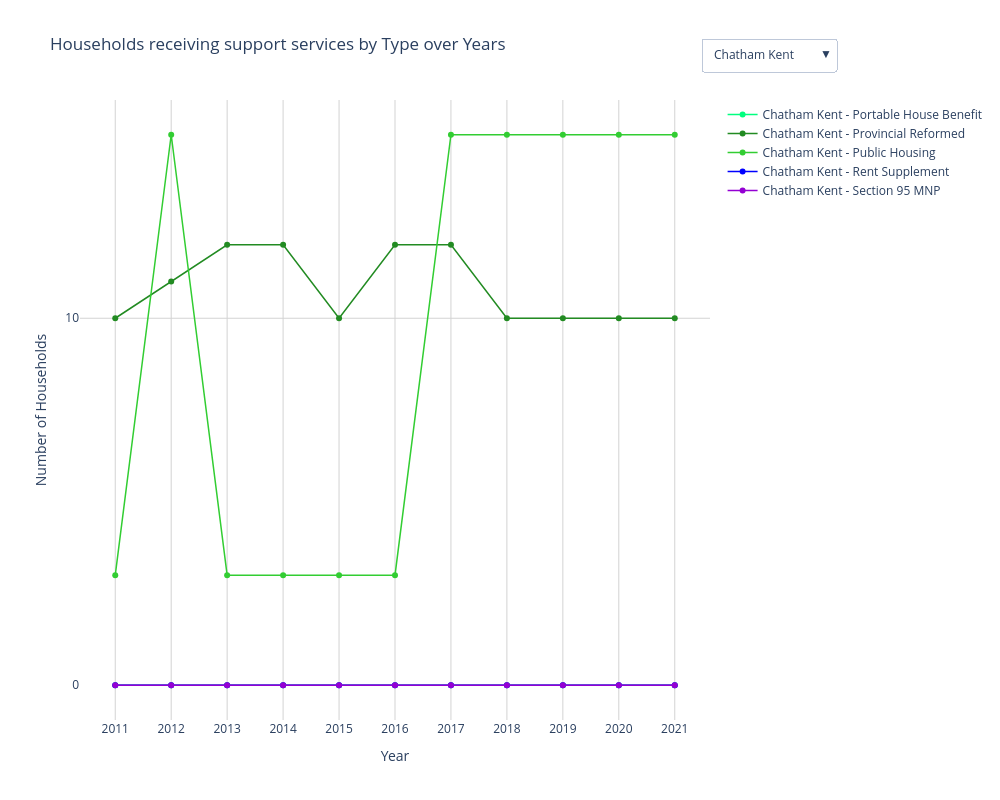

Write notebook code for a chart like this one.
### Code cell
service_level_standards_df['Type of Households'] = service_level_standards_df['Type of Households'].str.replace('\xa0', '')
type = service_level_standards_df['Type of Households'].unique()
color_map = {
    'Portable House Benefit': 'springgreen',
    'Provincial Reformed': '#228B22',  # Forest Green
    'Public Housing': 'limegreen',
    'Rent Supplement ': 'blue',
    'Section 95 MNP': 'darkviolet'
}

fig_high_need = go.Figure()
for city in service_level_standards_df['City'].unique():
    city_data = service_level_standards_df[service_level_standards_df['City'] == city]
    for household_type in type:
        household_data = city_data[city_data['Type of Households'] == household_type]
        if not household_data.empty:
            fig_high_need.add_trace(go.Scatter(
                x=household_data['Year'],
                y=household_data['Households receiving support services'],
                mode='lines+markers',
                name=f"{city} - {household_type}",
                line=dict(color=color_map[household_type], width=1.5),
                visible=(city == service_level_standards_df['City'].unique()[0])
            ))

visibility_settings = []
for city in service_level_standards_df['City'].unique():
    visibility = [trace.name.startswith(city) for trace in fig_high_need.data]
    visibility_settings.append(visibility)

fig_high_need.update_layout(
    title='Households receiving support services by Type over Years',
    xaxis_title='Year',
    yaxis_title='Number of Households',
    yaxis=dict(tickmode='linear', tick0=0, dtick=10, showgrid=True, gridcolor='lightgrey'),
    xaxis=dict(tickmode='linear', tick0=2010, dtick=1, showgrid=True, gridcolor='lightgrey'),
    plot_bgcolor='white',
    paper_bgcolor='white',
    width=1000,
    height=800,
    updatemenus=[
        {
            'buttons': [
                {
                    'label': city,
                    'method': 'update',
                    'args': [
                        {'visible': [trace.name.startswith(city) for trace in fig_high_need.data]},
                        {'title': f"Households receiving support services by Type over Years in {city}"}
                    ]
                } for city in service_level_standards_df['City'].unique()
            ],
            'direction': 'down',
            'showactive': True,
            'x': 1.2,
            'y': 1.1
        }
    ]
)
fig_high_need.show()

### Figure 1 — Plotly figure (JSON) as saved in the notebook; plotly's stock layout.template omitted (floating-point values rounded to 4 significant figures)
{"data": [{"line": {"color": "springgreen", "width": 1.5}, "mode": "lines+markers", "name": "Chatham Kent - Portable House Benefit", "type": "scatter", "visible": true, "x": [2011, 2012, 2013, 2014, 2015, 2016, 2017, 2018, 2019, 2020, 2021], "y": [0, 0, 0, 0, 0, 0, 0, 0, 0, 0, 0]}, {"line": {"color": "#228B22", "width": 1.5}, "mode": "lines+markers", "name": "Chatham Kent - Provincial Reformed", "type": "scatter", "visible": true, "x": [2011, 2012, 2013, 2014, 2015, 2016, 2017, 2018, 2019, 2020, 2021], "y": [10, 11, 12, 12, 10, 12, 12, 10, 10, 10, 10]}, {"line": {"color": "limegreen", "width": 1.5}, "mode": "lines+markers", "name": "Chatham Kent - Public Housing", "type": "scatter", "visible": true, "x": [2011, 2012, 2013, 2014, 2015, 2016, 2017, 2018, 2019, 2020, 2021], "y": [3, 15, 3, 3, 3, 3, 15, 15, 15, 15, 15]}, {"line": {"color": "blue", "width": 1.5}, "mode": "lines+markers", "name": "Chatham Kent - Rent Supplement ", "type": "scatter", "visible": true, "x": [2011, 2012, 2013, 2014, 2015, 2016, 2017, 2018, 2019, 2020, 2021], "y": [0, 0, 0, 0, 0, 0, 0, 0, 0, 0, 0]}, {"line": {"color": "darkviolet", "width": 1.5}, "mode": "lines+markers", "name": "Chatham Kent - Section 95 MNP", "type": "scatter", "visible": true, "x": [2011, 2012, 2013, 2014, 2015, 2016, 2017, 2018, 2019, 2020, 2021], "y": [0, 0, 0, 0, 0, 0, 0, 0, 0, 0, 0]}, {"line": {"color": "springgreen", "width": 1.5}, "mode": "lines+markers", "name": "Cornwall - Portable House Benefit", "type": "scatter", "visible": false, "x": [2011, 2012, 2013, 2014, 2015, 2016, 2017, 2018, 2019, 2020, 2021, 2022, 2023], "y": [0, 0, 0, 0, 0, 0, 0, 0, 0, 0, 0, 0, 0]}, {"line": {"color": "#228B22", "width": 1.5}, "mode": "lines+markers", "name": "Cornwall - Provincial Reformed", "type": "scatter", "visible": false, "x": [2011, 2012, 2013, 2014, 2015, 2016, 2017, 2018, 2019, 2020, 2021, 2022, 2023], "y": [23, 23, 24, 24, 24, 24, 24, 24, 19, 19, 19, 16, 18]}, {"line": {"color": "limegreen", "width": 1.5}, "mode": "lines+markers", "name": "Cornwall - Public Housing", "type": "scatter", "visible": false, "x": [2011, 2012, 2013, 2014, 2015, 2016, 2017, 2018, 2019, 2020, 2021, 2022, 2023], "y": [14, 14, 14, 14, 14, 14, 13, 14, 14, 14, 14, 14, 14]}, {"line": {"color": "blue", "width": 1.5}, "mode": "lines+markers", "name": "Cornwall - Rent Supplement ", "type": "scatter", "visible": false, "x": [2011, 2012, 2013, 2014, 2015, 2016, 2017, 2018, 2019, 2020, 2021, 2022, 2023], "y": [0, 0, 0, 0, 0, 0, 0, 0, 0, 0, 0, 0, 0]}, {"line": {"color": "darkviolet", "width": 1.5}, "mode": "lines+markers", "name": "Cornwall - Section 95 MNP", "type": "scatter", "visible": false, "x": [2011, 2012, 2013, 2014, 2015, 2016, 2017, 2018, 2019, 2020, 2021, 2022, 2023], "y": [0, 0, 0, 0, 0, 0, 0, 0, 0, 0, 0, 0, 0]}, {"line": {"color": "springgreen", "width": 1.5}, "mode": "lines+markers", "name": "Durham - Portable House Benefit", "type": "scatter", "visible": false, "x": [2012, 2013, 2014, 2015, 2016, 2017, 2018, 2019, 2020, 2021], "y": [0, 0, 0, 0, 0, 0, 0, 0, 0, 0]}, {"line": {"color": "#228B22", "width": 1.5}, "mode": "lines+markers", "name": "Durham - Provincial Reformed", "type": "scatter", "visible": false, "x": [2012, 2013, 2014, 2015, 2016, 2017, 2018, 2019, 2020, 2021], "y": [0, 0, 0, 0, 0, 0, 0, 0, 0, 0]}, {"line": {"color": "limegreen", "width": 1.5}, "mode": "lines+markers", "name": "Durham - Public Housing", "type": "scatter", "visible": false, "x": [2012, 2013, 2014, 2015, 2016, 2017, 2018, 2019, 2020, 2021], "y": [0, 0, 0, 0, 0, 0, 0, 0, 0, 0]}, {"line": {"color": "blue", "width": 1.5}, "mode": "lines+markers", "name": "Durham - Rent Supplement ", "type": "scatter", "visible": false, "x": [2012, 2013, 2014, 2015, 2016, 2017, 2018, 2019, 2020, 2021], "y": [0, 1802, 0, 0, 0, 0, 0, 0, 0, 0]}, {"line": {"color": "darkviolet", "width": 1.5}, "mode": "lines+markers", "name": "Durham - Section 95 MNP", "type": "scatter", "visible": false, "x": [2012, 2013, 2014, 2015, 2016, 2017, 2018, 2019, 2020, 2021], "y": [0, 0, 0, 0, 0, 0, 0, 0, 0, 0]}, {"line": {"color": "springgreen", "width": 1.5}, "mode": "lines+markers", "name": "Kingston - Portable House Benefit", "type": "scatter", "visible": false, "x": [2011, 2012, 2013, 2014, 2015, 2016, 2017, 2018, 2019, 2020, 2021], "y": [0, 0, 0, 0, 0, 0, 0, 0, 0, 0, 0]}, {"line": {"color": "#228B22", "width": 1.5}, "mode": "lines+markers", "name": "Kingston - Provincial Reformed", "type": "scatter", "visible": false, "x": [2011, 2012, 2013, 2014, 2015, 2016, 2017, 2018, 2019, 2020, 2021], "y": [92, 91, 92, 93, 89, 98, 96, 94, 95, 94, 92]}, {"line": {"color": "limegreen", "width": 1.5}, "mode": "lines+markers", "name": "Kingston - Public Housing", "type": "scatter", "visible": false, "x": [2011, 2012, 2013, 2014, 2015, 2016, 2017, 2018, 2019, 2020, 2021], "y": [0, 0, 0, 0, 0, 0, 0, 0, 0, 0, 0]}, {"line": {"color": "blue", "width": 1.5}, "mode": "lines+markers", "name": "Kingston - Rent Supplement ", "type": "scatter", "visible": false, "x": [2011, 2012, 2013, 2014, 2015, 2016, 2017, 2018, 2019, 2020, 2021], "y": [10, 10, 10, 10, 10, 11, 11, 11, 11, 8, 8]}, {"line": {"color": "darkviolet", "width": 1.5}, "mode": "lines+markers", "name": "Kingston - Section 95 MNP", "type": "scatter", "visible": false, "x": [2011, 2012, 2013, 2014, 2015, 2016, 2017, 2018, 2019, 2020, 2021], "y": [0, 0, 0, 0, 0, 0, 0, 0, 0, 0, 0]}, {"line": {"color": "springgreen", "width": 1.5}, "mode": "lines+markers", "name": "London - Portable House Benefit", "type": "scatter", "visible": false, "x": [2010, 2011, 2012, 2013, 2014, 2015, 2016, 2017, 2018, 2019, 2020, 2021], "y": [0, 0, 0, 0, 0, 0, 0, 0, 0, 0, 0, 0]}, {"line": {"color": "#228B22", "width": 1.5}, "mode": "lines+markers", "name": "London - Provincial Reformed", "type": "scatter", "visible": false, "x": [2010, 2011, 2012, 2013, 2014, 2015, 2016, 2017, 2018, 2019, 2020, 2021], "y": [84, 203, 53, 66, 103, 172, 151, 132, 126, 129, 160, 99]}, {"line": {"color": "limegreen", "width": 1.5}, "mode": "lines+markers", "name": "London - Public Housing", "type": "scatter", "visible": false, "x": [2010, 2011, 2012, 2013, 2014, 2015, 2016, 2017, 2018, 2019, 2020, 2021], "y": [12, 11, 8, 8, 8, 8, 9, 9, 0, 0, 0, 0]}, {"line": {"color": "blue", "width": 1.5}, "mode": "lines+markers", "name": "London - Rent Supplement ", "type": "scatter", "visible": false, "x": [2010, 2011, 2012, 2013, 2014, 2015, 2016, 2017, 2018, 2019, 2020, 2021], "y": [44, 47, 47, 48, 59, 68, 64, 64, 46, 24, 23, 24]}, {"line": {"color": "darkviolet", "width": 1.5}, "mode": "lines+markers", "name": "London - Section 95 MNP", "type": "scatter", "visible": false, "x": [2010, 2011, 2012, 2013, 2014, 2015, 2016, 2017, 2018, 2019, 2020, 2021], "y": [0, 0, 0, 0, 24, 25, 25, 17, 0, 0, 0, 0]}, {"line": {"color": "springgreen", "width": 1.5}, "mode": "lines+markers", "name": "Northumberland - Portable House Benefit", "type": "scatter", "visible": false, "x": [2011, 2012, 2013, 2014, 2015, 2016, 2017, 2018, 2019, 2020, 2021], "y": [0, 0, 0, 0, 0, 0, 0, 0, 0, 0, 0]}, {"line": {"color": "#228B22", "width": 1.5}, "mode": "lines+markers", "name": "Northumberland - Provincial Reformed", "type": "scatter", "visible": false, "x": [2011, 2012, 2013, 2014, 2015, 2016, 2017, 2018, 2019, 2020, 2021], "y": [0, 0, 0, 0, 0, 0, 0, 0, 0, 0, 0]}, {"line": {"color": "limegreen", "width": 1.5}, "mode": "lines+markers", "name": "Northumberland - Public Housing", "type": "scatter", "visible": false, "x": [2011, 2012, 2013, 2014, 2015, 2016, 2017, 2018, 2019, 2020, 2021], "y": [0, 0, 0, 0, 0, 0, 0, 0, 0, 0, 0]}, {"line": {"color": "blue", "width": 1.5}, "mode": "lines+markers", "name": "Northumberland - Rent Supplement ", "type": "scatter", "visible": false, "x": [2011, 2012, 2013, 2014, 2015, 2016, 2017, 2018, 2019, 2020, 2021], "y": [0, 0, 0, 0, 0, 0, 0, 0, 0, 0, 0]}, {"line": {"color": "darkviolet", "width": 1.5}, "mode": "lines+markers", "name": "Northumberland - Section 95 MNP", "type": "scatter", "visible": false, "x": [2011, 2012, 2013, 2014, 2015, 2016, 2017, 2018, 2019, 2020, 2021], "y": [0, 0, 0, 0, 0, 0, 0, 0, 0, 0, 1]}, {"line": {"color": "springgreen", "width": 1.5}, "mode": "lines+markers", "name": "Ottawa - Portable House Benefit", "type": "scatter", "visible": false, "x": [2011, 2012, 2013, 2014, 2015, 2016, 2017, 2018, 2019, 2020, 2021], "y": [0, 0, 0, 0, 0, 0, 0, 0, 0, 0, 0]}, {"line": {"color": "#228B22", "width": 1.5}, "mode": "lines+markers", "name": "Ottawa - Provincial Reformed", "type": "scatter", "visible": false, "x": [2011, 2012, 2013, 2014, 2015, 2016, 2017, 2018, 2019, 2020, 2021], "y": [376, 354, 146, 144, 138, 134, 140, 120, 151, 119, 169]}, {"line": {"color": "limegreen", "width": 1.5}, "mode": "lines+markers", "name": "Ottawa - Public Housing", "type": "scatter", "visible": false, "x": [2011, 2012, 2013, 2014, 2015, 2016, 2017, 2018, 2019, 2020, 2021], "y": [163, 176, 181, 187, 169, 156, 164, 150, 152, 151, 146]}, {"line": {"color": "blue", "width": 1.5}, "mode": "lines+markers", "name": "Ottawa - Rent Supplement ", "type": "scatter", "visible": false, "x": [2011, 2012, 2013, 2014, 2015, 2016, 2017, 2018, 2019, 2020, 2021], "y": [19, 73, 0, 0, 0, 0, 0, 2, 42, 36, 9]}, {"line": {"color": "darkviolet", "width": 1.5}, "mode": "lines+markers", "name": "Ottawa - Section 95 MNP", "type": "scatter", "visible": false, "x": [2011, 2012, 2013, 2014, 2015, 2016, 2017, 2018, 2019, 2020, 2021], "y": [11, 12, 12, 11, 11, 11, 11, 11, 8, 7, 6]}, {"line": {"color": "springgreen", "width": 1.5}, "mode": "lines+markers", "name": "Peterborough - Portable House Benefit", "type": "scatter", "visible": false, "x": [2017, 2018, 2019, 2020, 2021], "y": [0, 0, 0, 0, 0]}, {"line": {"color": "#228B22", "width": 1.5}, "mode": "lines+markers", "name": "Peterborough - Provincial Reformed", "type": "scatter", "visible": false, "x": [2017, 2018, 2019, 2020, 2021], "y": [28, 35, 19, 30, 30]}, {"line": {"color": "limegreen", "width": 1.5}, "mode": "lines+markers", "name": "Peterborough - Public Housing", "type": "scatter", "visible": false, "x": [2017, 2018, 2019, 2020, 2021], "y": [0, 0, 0, 0, 0]}, {"line": {"color": "blue", "width": 1.5}, "mode": "lines+markers", "name": "Peterborough - Rent Supplement ", "type": "scatter", "visible": false, "x": [2017, 2018, 2019, 2020, 2021], "y": [7, 0, 8, 0, 0]}, {"line": {"color": "darkviolet", "width": 1.5}, "mode": "lines+markers", "name": "Peterborough - Section 95 MNP", "type": "scatter", "visible": false, "x": [2017, 2018, 2019, 2020, 2021], "y": [0, 0, 0, 0, 0]}, {"line": {"color": "springgreen", "width": 1.5}, "mode": "lines+markers", "name": "Simcoe - Portable House Benefit", "type": "scatter", "visible": false, "x": [2011, 2012, 2013, 2014, 2015, 2016, 2017, 2018, 2019, 2020, 2021, 2022], "y": [0, 0, 0, 0, 0, 0, 0, 0, 0, 0, 0, 0]}, {"line": {"color": "#228B22", "width": 1.5}, "mode": "lines+markers", "name": "Simcoe - Provincial Reformed", "type": "scatter", "visible": false, "x": [2011, 2012, 2013, 2014, 2015, 2016, 2017, 2018, 2019, 2020, 2021, 2022], "y": [0, 0, 0, 0, 0, 0, 0, 0, 0, 0, 0, 0]}, {"line": {"color": "limegreen", "width": 1.5}, "mode": "lines+markers", "name": "Simcoe - Public Housing", "type": "scatter", "visible": false, "x": [2011, 2012, 2013, 2014, 2015, 2016, 2017, 2018, 2019, 2020, 2021, 2022], "y": [0, 0, 0, 0, 0, 0, 0, 0, 0, 0, 0, 0]}, {"line": {"color": "blue", "width": 1.5}, "mode": "lines+markers", "name": "Simcoe - Rent Supplement ", "type": "scatter", "visible": false, "x": [2011, 2012, 2013, 2014, 2015, 2016, 2017, 2018, 2019, 2020, 2021, 2022], "y": [0, 0, 0, 0, 0, 0, 0, 0, 0, 0, 0, 0]}, {"line": {"color": "darkviolet", "width": 1.5}, "mode": "lines+markers", "name": "Simcoe - Section 95 MNP", "type": "scatter", "visible": false, "x": [2011, 2012, 2013, 2014, 2015, 2016, 2017, 2018, 2019, 2020, 2021, 2022], "y": [0, 0, 0, 0, 0, 0, 0, 0, 0, 0, 0, 0]}, {"line": {"color": "springgreen", "width": 1.5}, "mode": "lines+markers", "name": "York - Portable House Benefit", "type": "scatter", "visible": false, "x": [2011, 2012, 2013, 2014, 2015, 2016, 2017, 2018, 2019, 2020, 2021], "y": [0, 0, 0, 0, 0, 0, 0, 0, 0, 0, 0]}, {"line": {"color": "#228B22", "width": 1.5}, "mode": "lines+markers", "name": "York - Provincial Reformed", "type": "scatter", "visible": false, "x": [2011, 2012, 2013, 2014, 2015, 2016, 2017, 2018, 2019, 2020, 2021], "y": [116, 120, 113, 113, 115, 118, 60, 60, 60, 72, 72]}, {"line": {"color": "limegreen", "width": 1.5}, "mode": "lines+markers", "name": "York - Public Housing", "type": "scatter", "visible": false, "x": [2011, 2012, 2013, 2014, 2015, 2016, 2017, 2018, 2019, 2020, 2021], "y": [0, 0, 0, 0, 0, 0, 0, 0, 0, 13, 13]}, {"line": {"color": "blue", "width": 1.5}, "mode": "lines+markers", "name": "York - Rent Supplement ", "type": "scatter", "visible": false, "x": [2011, 2012, 2013, 2014, 2015, 2016, 2017, 2018, 2019, 2020, 2021], "y": [3, 3, 3, 3, 3, 3, 1, 1, 1, 1, 1]}, {"line": {"color": "darkviolet", "width": 1.5}, "mode": "lines+markers", "name": "York - Section 95 MNP", "type": "scatter", "visible": false, "x": [2011, 2012, 2013, 2014, 2015, 2016, 2017, 2018, 2019, 2020, 2021], "y": [0, 0, 0, 0, 0, 0, 0, 0, 0, 0, 0]}], "layout": {"height": 800, "paper_bgcolor": "white", "plot_bgcolor": "white", "title": {"text": "Households receiving support services by Type over Years"}, "updatemenus": [{"buttons": [{"args": [{"visible": [true, true, true, true, true, false, false, false, false, false, false, false, false, false, false, false, false, false, false, false, false, false, false, false, false, false, false, false, false, false, false, false, false, false, false, false, false, false, false, false, false, false, false, false, false, false, false, false, false, false]}, {"title": "Households receiving support services by Type over Years in Chatham Kent"}], "label": "Chatham Kent", "method": "update"}, {"args": [{"visible": [false, false, false, false, false, true, true, true, true, true, false, false, false, false, false, false, false, false, false, false, false, false, false, false, false, false, false, false, false, false, false, false, false, false, false, false, false, false, false, false, false, false, false, false, false, false, false, false, false, false]}, {"title": "Households receiving support services by Type over Years in Cornwall"}], "label": "Cornwall", "method": "update"}, {"args": [{"visible": [false, false, false, false, false, false, false, false, false, false, true, true, true, true, true, false, false, false, false, false, false, false, false, false, false, false, false, false, false, false, false, false, false, false, false, false, false, false, false, false, false, false, false, false, false, false, false, false, false, false]}, {"title": "Households receiving support services by Type over Years in Durham"}], "label": "Durham", "method": "update"}, {"args": [{"visible": [false, false, false, false, false, false, false, false, false, false, false, false, false, false, false, true, true, true, true, true, false, false, false, false, false, false, false, false, false, false, false, false, false, false, false, false, false, false, false, false, false, false, false, false, false, false, false, false, false, false]}, {"title": "Households receiving support services by Type over Years in Kingston"}], "label": "Kingston", "method": "update"}, {"args": [{"visible": [false, false, false, false, false, false, false, false, false, false, false, false, false, false, false, false, false, false, false, false, true, true, true, true, true, false, false, false, false, false, false, false, false, false, false, false, false, false, false, false, false, false, false, false, false, false, false, false, false, false]}, {"title": "Households receiving support services by Type over Years in London"}], "label": "London", "method": "update"}, {"args": [{"visible": [false, false, false, false, false, false, false, false, false, false, false, false, false, false, false, false, false, false, false, false, false, false, false, false, false, true, true, true, true, true, false, false, false, false, false, false, false, false, false, false, false, false, false, false, false, false, false, false, false, false]}, {"title": "Households receiving support services by Type over Years in Northumberland"}], "label": "Northumberland", "method": "update"}, {"args": [{"visible": [false, false, false, false, false, false, false, false, false, false, false, false, false, false, false, false, false, false, false, false, false, false, false, false, false, false, false, false, false, false, true, true, true, true, true, false, false, false, false, false, false, false, false, false, false, false, false, false, false, false]}, {"title": "Households receiving support services by Type over Years in Ottawa"}], "label": "Ottawa", "method": "update"}, {"args": [{"visible": [false, false, false, false, false, false, false, false, false, false, false, false, false, false, false, false, false, false, false, false, false, false, false, false, false, false, false, false, false, false, false, false, false, false, false, true, true, true, true, true, false, false, false, false, false, false, false, false, false, false]}, {"title": "Households receiving support services by Type over Years in Peterborough"}], "label": "Peterborough", "method": "update"}, {"args": [{"visible": [false, false, false, false, false, false, false, false, false, false, false, false, false, false, false, false, false, false, false, false, false, false, false, false, false, false, false, false, false, false, false, false, false, false, false, false, false, false, false, false, true, true, true, true, true, false, false, false, false, false]}, {"title": "Households receiving support services by Type over Years in Simcoe"}], "label": "Simcoe", "method": "update"}, {"args": [{"visible": [false, false, false, false, false, false, false, false, false, false, false, false, false, false, false, false, false, false, false, false, false, false, false, false, false, false, false, false, false, false, false, false, false, false, false, false, false, false, false, false, false, false, false, false, false, true, true, true, true, true]}, {"title": "Households receiving support services by Type over Years in York"}], "label": "York", "method": "update"}], "direction": "down", "showactive": true, "x": 1.2, "y": 1.1}], "width": 1000, "xaxis": {"autorange": true, "dtick": 1, "gridcolor": "lightgrey", "range": [2010.0, 2022.0], "showgrid": true, "tick0": 2010, "tickmode": "linear", "title": {"text": "Year"}, "type": "linear"}, "yaxis": {"autorange": true, "dtick": 10, "gridcolor": "lightgrey", "range": [-0.9469, 15.95], "showgrid": true, "tick0": 0, "tickmode": "linear", "title": {"text": "Number of Households"}, "type": "linear"}}}
